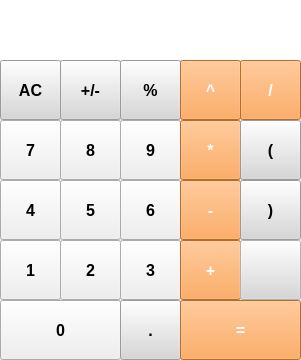
<?xml version="1.0" encoding="UTF-8"?>
<ui version="4.0">
 <class>Calculator</class>
 <widget class="QWidget" name="Calculator">
  <property name="geometry">
   <rect><x>0</x><y>0</y><width>301</width><height>360</height></rect>
  </property>
  <property name="windowTitle"><string>Calculator</string></property>

  <widget class="QLineEdit" name="lineEdit">
   <property name="geometry"><rect><x>0</x><y>0</y><width>301</width><height>60</height></rect></property>
   <property name="font"><font><family>Calibri</family><pointsize>16</pointsize><bold>true</bold></font></property>
   <property name="styleSheet"><string notr="true">QLineEdit{background-color:white;border:none;padding-right:6px;}</string></property>
   <property name="alignment"><set>Qt::AlignRight|Qt::AlignVCenter</set></property>
   <property name="readOnly"><bool>true</bool></property>
  </widget>

  <widget class="QPushButton" name="pushButton_AC">
   <property name="geometry"><rect><x>0</x><y>60</y><width>61</width><height>60</height></rect></property>
   <property name="font"><font><pointsize>12</pointsize><bold>true</bold></font></property>
   <property name="styleSheet"><string notr="true">QPushButton{background-color:rgb(215,215,215);}QPushButton:pressed{background-color:#bebebe;}</string></property>
   <property name="text"><string>AC</string></property>
  </widget>
  <widget class="QPushButton" name="pushButton_PM">
   <property name="geometry"><rect><x>60</x><y>60</y><width>61</width><height>60</height></rect></property>
   <property name="font"><font><pointsize>12</pointsize><bold>true</bold></font></property>
   <property name="styleSheet"><string notr="true">QPushButton{background-color:rgb(215,215,215);}QPushButton:pressed{background-color:#bebebe;}</string></property>
   <property name="text"><string>+/-</string></property>
  </widget>
  <widget class="QPushButton" name="pushButton_Pr">
   <property name="geometry"><rect><x>120</x><y>60</y><width>61</width><height>60</height></rect></property>
   <property name="font"><font><pointsize>12</pointsize><bold>true</bold></font></property>
   <property name="styleSheet"><string notr="true">QPushButton{background-color:rgb(215,215,215);}QPushButton:pressed{background-color:#bebebe;}</string></property>
   <property name="text"><string>%</string></property>
  </widget>
  <widget class="QPushButton" name="pushButton_Pow">
   <property name="geometry"><rect><x>180</x><y>60</y><width>61</width><height>60</height></rect></property>
   <property name="font"><font><pointsize>12</pointsize><bold>true</bold></font></property>
   <property name="styleSheet"><string notr="true">QPushButton{background-color:rgb(255,151,57);color:white;}QPushButton:pressed{background-color:#ff7832;}</string></property>
   <property name="text"><string>^</string></property>
  </widget>
  <widget class="QPushButton" name="pushButton_Div">
   <property name="geometry"><rect><x>240</x><y>60</y><width>61</width><height>60</height></rect></property>
   <property name="font"><font><pointsize>12</pointsize><bold>true</bold></font></property>
   <property name="styleSheet"><string notr="true">QPushButton{background-color:rgb(255,151,57);color:white;}QPushButton:pressed{background-color:#ff7832;}</string></property>
   <property name="text"><string>/</string></property>
  </widget>

  <widget class="QPushButton" name="pushButton_7">
   <property name="geometry"><rect><x>0</x><y>120</y><width>61</width><height>60</height></rect></property>
   <property name="font"><font><pointsize>12</pointsize><bold>true</bold></font></property>
   <property name="text"><string>7</string></property>
  </widget>
  <widget class="QPushButton" name="pushButton_8">
   <property name="geometry"><rect><x>60</x><y>120</y><width>61</width><height>60</height></rect></property>
   <property name="font"><font><pointsize>12</pointsize><bold>true</bold></font></property>
   <property name="text"><string>8</string></property>
  </widget>
  <widget class="QPushButton" name="pushButton_9">
   <property name="geometry"><rect><x>120</x><y>120</y><width>61</width><height>60</height></rect></property>
   <property name="font"><font><pointsize>12</pointsize><bold>true</bold></font></property>
   <property name="text"><string>9</string></property>
  </widget>
  <widget class="QPushButton" name="pushButton_Mul">
   <property name="geometry"><rect><x>180</x><y>120</y><width>61</width><height>60</height></rect></property>
   <property name="font"><font><pointsize>12</pointsize><bold>true</bold></font></property>
   <property name="styleSheet"><string notr="true">QPushButton{background-color:rgb(255,151,57);color:white;}QPushButton:pressed{background-color:#ff7832;}</string></property>
   <property name="text"><string>*</string></property>
  </widget>
  <widget class="QPushButton" name="pushButton_Paren_Open">
   <property name="geometry"><rect><x>240</x><y>120</y><width>61</width><height>60</height></rect></property>
   <property name="font"><font><pointsize>12</pointsize><bold>true</bold></font></property>
   <property name="styleSheet"><string notr="true">QPushButton{background-color:rgb(215,215,215);}QPushButton:pressed{background-color:#bebebe;}</string></property>
   <property name="text"><string>(</string></property>
  </widget>

  <widget class="QPushButton" name="pushButton_4">
   <property name="geometry"><rect><x>0</x><y>180</y><width>61</width><height>60</height></rect></property>
   <property name="font"><font><pointsize>12</pointsize><bold>true</bold></font></property>
   <property name="text"><string>4</string></property>
  </widget>
  <widget class="QPushButton" name="pushButton_5">
   <property name="geometry"><rect><x>60</x><y>180</y><width>61</width><height>60</height></rect></property>
   <property name="font"><font><pointsize>12</pointsize><bold>true</bold></font></property>
   <property name="text"><string>5</string></property>
  </widget>
  <widget class="QPushButton" name="pushButton_6">
   <property name="geometry"><rect><x>120</x><y>180</y><width>61</width><height>60</height></rect></property>
   <property name="font"><font><pointsize>12</pointsize><bold>true</bold></font></property>
   <property name="text"><string>6</string></property>
  </widget>
  <widget class="QPushButton" name="pushButton_Sub">
   <property name="geometry"><rect><x>180</x><y>180</y><width>61</width><height>60</height></rect></property>
   <property name="font"><font><pointsize>12</pointsize><bold>true</bold></font></property>
   <property name="styleSheet"><string notr="true">QPushButton{background-color:rgb(255,151,57);color:white;}QPushButton:pressed{background-color:#ff7832;}</string></property>
   <property name="text"><string>-</string></property>
  </widget>
  <widget class="QPushButton" name="pushButton_Paren_Close">
   <property name="geometry"><rect><x>240</x><y>180</y><width>61</width><height>60</height></rect></property>
   <property name="font"><font><pointsize>12</pointsize><bold>true</bold></font></property>
   <property name="styleSheet"><string notr="true">QPushButton{background-color:rgb(215,215,215);}QPushButton:pressed{background-color:#bebebe;}</string></property>
   <property name="text"><string>)</string></property>
  </widget>

  <widget class="QPushButton" name="pushButton_1">
   <property name="geometry"><rect><x>0</x><y>240</y><width>61</width><height>60</height></rect></property>
   <property name="font"><font><pointsize>12</pointsize><bold>true</bold></font></property>
   <property name="text"><string>1</string></property>
  </widget>
  <widget class="QPushButton" name="pushButton_2">
   <property name="geometry"><rect><x>60</x><y>240</y><width>61</width><height>60</height></rect></property>
   <property name="font"><font><pointsize>12</pointsize><bold>true</bold></font></property>
   <property name="text"><string>2</string></property>
  </widget>
  <widget class="QPushButton" name="pushButton_3">
   <property name="geometry"><rect><x>120</x><y>240</y><width>61</width><height>60</height></rect></property>
   <property name="font"><font><pointsize>12</pointsize><bold>true</bold></font></property>
   <property name="text"><string>3</string></property>
  </widget>
  <widget class="QPushButton" name="pushButton_Add">
   <property name="geometry"><rect><x>180</x><y>240</y><width>61</width><height>60</height></rect></property>
   <property name="font"><font><pointsize>12</pointsize><bold>true</bold></font></property>
   <property name="styleSheet"><string notr="true">QPushButton{background-color:rgb(255,151,57);color:white;}QPushButton:pressed{background-color:#ff7832;}</string></property>
   <property name="text"><string>+</string></property>
  </widget>
  <widget class="QPushButton" name="pushButton_Empty">
   <property name="geometry"><rect><x>240</x><y>240</y><width>61</width><height>60</height></rect></property>
   <property name="font"><font><pointsize>12</pointsize><bold>true</bold></font></property>
   <property name="styleSheet"><string notr="true">QPushButton{background-color:rgb(215,215,215);}QPushButton:pressed{background-color:#bebebe;}</string></property>
   <property name="text"><string></string></property>
   <property name="enabled"><bool>false</bool></property>
  </widget>

  <widget class="QPushButton" name="pushButton_0">
   <property name="geometry"><rect><x>0</x><y>300</y><width>121</width><height>60</height></rect></property>
   <property name="font"><font><pointsize>12</pointsize><bold>true</bold></font></property>
   <property name="text"><string>0</string></property>
  </widget>
  <widget class="QPushButton" name="pushButton_Dot">
   <property name="geometry"><rect><x>120</x><y>300</y><width>61</width><height>60</height></rect></property>
   <property name="font"><font><pointsize>12</pointsize><bold>true</bold></font></property>
   <property name="styleSheet"><string notr="true">QPushButton{background-color:rgb(215,215,215);}QPushButton:pressed{background-color:#bebebe;}</string></property>
   <property name="text"><string>.</string></property>
  </widget>
  <widget class="QPushButton" name="pushButton_Equal">
   <property name="geometry"><rect><x>180</x><y>300</y><width>121</width><height>60</height></rect></property>
   <property name="font"><font><pointsize>12</pointsize><bold>true</bold></font></property>
   <property name="styleSheet"><string notr="true">QPushButton{background-color:rgb(255,151,57);color:white;}QPushButton:pressed{background-color:#ff7832;}</string></property>
   <property name="text"><string>=</string></property>
  </widget>

 </widget>
 <resources/>
 <connections/>
</ui>
